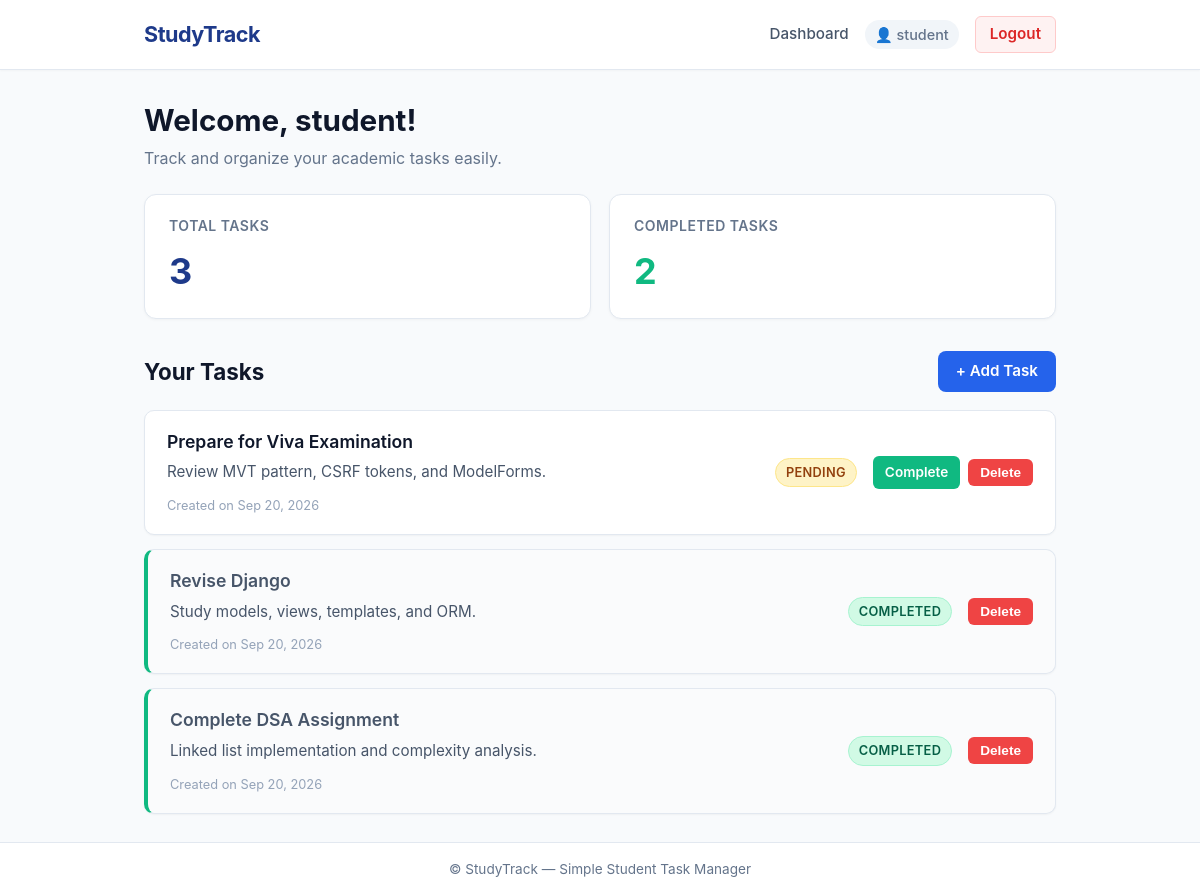
The app's page /dashboard/ (signed in) with its own data.
### tasks/models.py (models this page shows, shortened)
class Task(models.Model):
    user = models.ForeignKey(User, on_delete=models.CASCADE)
    title = models.CharField(max_length=200)
    description = models.TextField(blank=True)
    completed = models.BooleanField(default=False)
    created_at = models.DateTimeField(auto_now_add=True)

### tasks/views.py (the view)
# urls.py: path('dashboard/', task_views.dashboard_view, name='dashboard'),
@login_required
def dashboard_view(request):
    user_tasks = Task.objects.filter(user=request.user).order_by('-created_at')
    total_tasks = user_tasks.count()
    completed_tasks = user_tasks.filter(completed=True).count()
    context = {
        'username': request.user.username,
        'tasks': user_tasks,
        'total_tasks': total_tasks,
        'completed_tasks': completed_tasks,
    }
    return render(request, 'dashboard.html', context)

### templates/dashboard.html (shortened to what this page needs)
{% extends 'base.html' %}
{% block content %}
<div class="dashboard-container">
    <div class="dashboard-greeting">
        <h1>Welcome, {{ username }}!</h1>
        <p class="greeting-subtitle">Track and organize your academic tasks easily.</p>
    </div>
    <div class="stats-grid">
        <div class="stat-card">
            <span class="stat-label">Total Tasks</span>
            <span class="stat-number">{{ total_tasks }}</span>
        </div>
        <div class="stat-card">
            <span class="stat-label">Completed Tasks</span>
            <span class="stat-number stat-completed">{{ completed_tasks }}</span>
        </div>
    </div>
    <div class="tasks-header">
        <h2>Your Tasks</h2>
        <a href="{% url 'add_task' %}" class="btn btn-primary">+ Add Task</a>
    </div>
    <div class="tasks-list">
        {% if tasks %}
            {% for task in tasks %}
                <div class="task-card {% if task.completed %}task-done{% endif %}">
                    <div class="task-info">
                        <h3 class="task-title">{{ task.title }}</h3>
                        {% if task.description %}
                            <p class="task-desc">{{ task.description }}</p>
                        {% endif %}
                        <span class="task-date">Created on {{ task.created_at|date:"M d, Y" }}</span>
                    </div>
                    <div class="task-actions-wrapper">
                        {% if task.completed %}
                            <span class="badge badge-success">Completed</span>
                        {% else %}
                            <span class="badge badge-pending">Pending</span>
                        {% endif %}
                        <div class="task-buttons">
                            {% if not task.completed %}
                                <a href="{% url 'complete_task' task.id %}" class="btn btn-sm btn-success">Complete</a>
                            {% endif %}
                            <form method="POST" action="{% url 'delete_task' task.id %}" class="inline-form" onsubmit="return confirm('Are you sure you want to delete this task?');">
                                <button type="submit" class="btn btn-sm btn-danger">Delete</button>
                            </form>
                        </div>
                    </div>
                </div>
            {% endfor %}
        {% endif %}
    </div>
</div>
{% endblock %}

### templates/base.html (shortened to what this page needs)
{% load static %}
<!DOCTYPE html>
<html lang="en">
<head>
    <link rel="stylesheet" href="{% static 'style.css' %}">
</head>
<body>
    <header class="navbar">
        <div class="nav-container">
            <a href="{% url 'dashboard' %}" class="nav-brand">StudyTrack</a>
            <nav class="nav-links">
                {% if user.is_authenticated %}
                    <a href="{% url 'dashboard' %}" class="nav-link">Dashboard</a>
                    <span class="nav-user">👤 {{ user.username }}</span>
                    <a href="{% url 'logout' %}" class="nav-btn-logout">Logout</a>
                {% else %}
                    <a href="{% url 'login' %}" class="nav-link">Login</a>
                {% endif %}
            </nav>
        </div>
    </header>
    <div class="main-container">
        <main>
            {% block content %}
            {% endblock %}
        </main>
    </div>
    <footer class="footer">
        <p>&copy; StudyTrack &mdash; Simple Student Task Manager</p>
    </footer>
</body>
</html>

### static/style.css (style rules this page uses)
* { box-sizing: border-box; margin: 0; padding: 0; }
body { font-family: -apple-system, BlinkMacSystemFont, "Segoe UI", Roboto, Helvetica, Arial, sans-serif; background-color: #f8fafc; color: #0f172a; line-height: 1.5; min-height: 100vh; display: flex; flex-direction: column; }
.navbar { background-color: #ffffff; border-bottom: 1px solid #e2e8f0; box-shadow: 0 1px 2px 0 rgba(0, 0, 0, 0.03); position: sticky; top: 0; z-index: 100; }
.nav-container { max-width: 960px; margin: 0 auto; padding: 16px 24px; display: flex; justify-content: space-between; align-items: center; }
.nav-brand { font-size: 1.35rem; font-weight: 700; color: #1e3a8a; text-decoration: none; letter-spacing: -0.5px; }
.nav-links { display: flex; align-items: center; gap: 16px; }
.nav-link { color: #475569; text-decoration: none; font-weight: 500; font-size: 0.95rem; transition: color 0.15s; }
.nav-user { font-size: 0.9rem; color: #64748b; font-weight: 500; padding: 4px 10px; background-color: #f1f5f9; border-radius: 20px; }
.nav-btn-logout { color: #dc2626; text-decoration: none; font-size: 0.95rem; font-weight: 600; padding: 6px 14px; border-radius: 6px; border: 1px solid #fecaca; background-color: #fef2f2; transition: all 0.15s ease; }
.main-container { max-width: 960px; width: 100%; margin: 0 auto; padding: 28px 24px; flex: 1; }
.btn { display: inline-flex; align-items: center; justify-content: center; padding: 9px 18px; font-size: 0.95rem; font-weight: 600; border-radius: 8px; border: none; cursor: pointer; text-decoration: none; transition: background-color 0.15s, transform 0.05s; }
.btn-primary { background-color: #2563eb; color: #ffffff; }
.btn-success { background-color: #10b981; color: #ffffff; }
.btn-danger { background-color: #ef4444; color: #ffffff; }
.btn-sm { padding: 6px 12px; font-size: 0.85rem; border-radius: 6px; }
.dashboard-greeting h1 { font-size: 1.85rem; font-weight: 700; color: #0f172a; margin-bottom: 4px; }
.greeting-subtitle { color: #64748b; font-size: 1rem; margin-bottom: 24px; }
.stats-grid { display: grid; grid-template-columns: repeat(auto-fit, minmax(200px, 1fr)); gap: 18px; margin-bottom: 32px; }
.stat-card { background-color: #ffffff; border: 1px solid #e2e8f0; border-radius: 12px; padding: 20px 24px; box-shadow: 0 1px 3px rgba(0, 0, 0, 0.04); display: flex; flex-direction: column; }
.stat-label { font-size: 0.875rem; font-weight: 600; color: #64748b; text-transform: uppercase; letter-spacing: 0.5px; margin-bottom: 8px; }
.stat-number { font-size: 2.25rem; font-weight: 700; color: #1e3a8a; }
.stat-completed { color: #10b981; }
.tasks-header { display: flex; justify-content: space-between; align-items: center; margin-bottom: 18px; }
.tasks-header h2 { font-size: 1.4rem; font-weight: 700; color: #0f172a; }
.tasks-list { display: flex; flex-direction: column; gap: 14px; }
.task-card { background-color: #ffffff; border: 1px solid #e2e8f0; border-radius: 10px; padding: 18px 22px; box-shadow: 0 1px 2px rgba(0, 0, 0, 0.04); display: flex; justify-content: space-between; align-items: center; gap: 20px; transition: box-shadow 0.15s, border-color 0.15s; }
.task-card.task-done { background-color: #fafbfc; border-left: 4px solid #10b981; }
.task-card.task-done .task-title { color: #475569; }
.task-info { flex: 1; min-width: 0; }
.task-title { font-size: 1.1rem; font-weight: 600; color: #0f172a; margin-bottom: 6px; word-break: break-word; }
.task-desc { color: #475569; font-size: 0.95rem; margin-bottom: 8px; white-space: pre-line; word-break: break-word; }
.task-date { font-size: 0.8rem; color: #94a3b8; }
.task-actions-wrapper { display: flex; align-items: center; gap: 16px; flex-shrink: 0; }
.badge { display: inline-block; padding: 4px 10px; border-radius: 16px; font-size: 0.8rem; font-weight: 600; text-transform: uppercase; letter-spacing: 0.3px; }
.badge-pending { background-color: #fef3c7; color: #92400e; border: 1px solid #fde68a; }
.badge-success { background-color: #d1fae5; color: #065f46; border: 1px solid #a7f3d0; }
.task-buttons { display: flex; gap: 8px; align-items: center; }
.inline-form { display: inline; margin: 0; }
.footer { background-color: #ffffff; border-top: 1px solid #e2e8f0; padding: 16px 24px; text-align: center; font-size: 0.85rem; color: #64748b; margin-top: auto; }

### records on screen
Task: title "Prepare for Viva Examination", description "Review MVT pattern, CSRF tokens, and ModelForms.", created_at "Sep 20, 2026", completed "PENDING"
Task: title "Revise Django", description "Study models, views, templates, and ORM.", created_at "Sep 20, 2026", completed "COMPLETED"
Task: title "Complete DSA Assignment", description "Linked list implementation and complexity analysis.", created_at "Sep 20, 2026", completed "COMPLETED"

### other values on screen
{{ user.username }} "student"
{{ username }} "student"
{{ total_tasks }} "3"
{{ completed_tasks }} "2"
